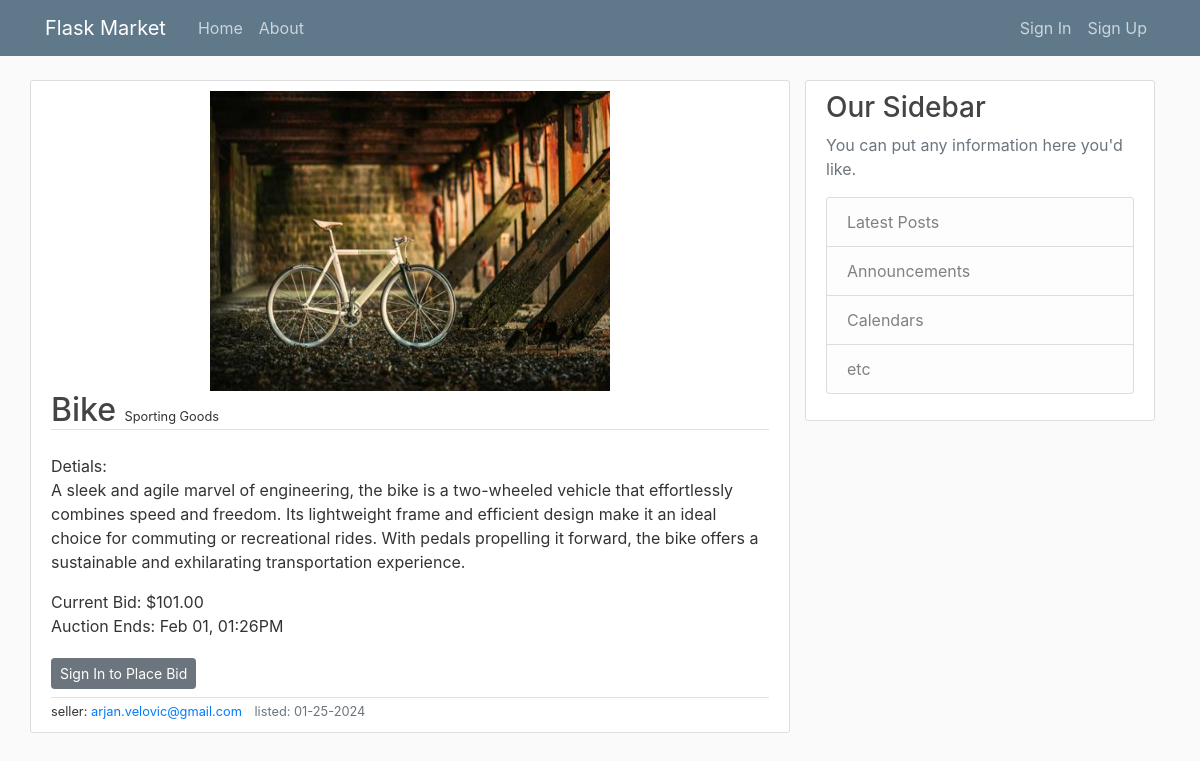
Page /item/1 on the committed database.
### flaskmarket/models.py (models this page shows, shortened)
class Item(db.Model):
    id = db.Column(db.Integer, primary_key=True)
    title = db.Column(db.String(100), nullable=False)
    description = db.Column(db.Text, nullable=False)
    category = db.Column(db.String(100), nullable=False)
    image_file = db.Column(db.String(50), nullable=False, default='default2.jpg')
    price = db.Column(db.Numeric, nullable=False)
    seller = db.Column(db.Integer, db.ForeignKey('user.id'), nullable=False)
    listeddate = db.Column(db.DateTime, nullable=False, default=datetime.utcnow)
    enddate = db.Column(db.DateTime, nullable=False, default=datetime.utcnow)
    hasbuyer = db.Column(db.Boolean, nullable = False, default = False)
    bidinfo = db.relationship('Bid', backref='item', lazy=True)
    watches = db.relationship('Watchlist', backref='item', lazy=True)
    @hybrid_property
    def notactive(self):
        if datetime.utcnow() - timedelta(hours=0) >= self.enddate:
            return True
        else:
            return False

class User(db.Model, UserMixin):
    id = db.Column(db.Integer, primary_key=True)
    firstname = db.Column(db.String(100), nullable=False)
    lastname = db.Column(db.String(100), nullable=False)
    address = db.Column(db.String(200), nullable=False)
    phonenumber = db.Column(db.String(20), nullable=False)
    email = db.Column(db.String(120), unique=True, nullable=False)
    image_file = db.Column(db.String(20), nullable=False, default='default.jpg')
    password = db.Column(db.String(60), nullable=False)
    datecreated = db.Column(db.DateTime, nullable=False, default=datetime.utcnow)
    posts = db.relationship('Item', backref='author', lazy=True)
    bids = db.relationship('Bid', backref='bidder', lazy=True)
    watching = db.relationship('Watchlist', backref='watcher', lazy=True)

### flaskmarket/routes.py (the view, shortened to what this page needs)
@app.route("/item/<int:item_id>", methods=['GET', 'POST'])
def item(item_id):
    item = Item.query.get_or_404(item_id)
    bidform = BidForm()
    watchlistform = WatchlistForm()
    bidform.bidvalue.validators = [NumberRange(min=item.price+1, message='You must beat the current bid by atleast $1')]
    app.logger.info(f'enddate:{item.enddate},timenow:{datetime.utcnow()}, notactive:{item.notactive}')
    return render_template('item.html', item=item, bidform=bidform, watchlistform = watchlistform)

### flaskmarket/templates/item.html (shortened to what this page needs)
{% extends "layout.html" %}
{% block content %}
  <article class="content-section row d-flex justify-content-center">
    <div class="col-12 d-flex justify-content-center">
      <img class="article-img3" src="{{ url_for('static', filename='item_pics/' + item.image_file) }}">
    </div>
    <div class="">
      <div class= "border-bottom">
        <a class="article-title h2" href="{{ url_for('item', item_id=item.id) }}">{{ item.title }}</a>
        {% if item.category != "None" %}
        <small class="ml-1 \text-muted">{{ item.category }}</small>
        {% endif %}
      </div>
      <div class="mt-4">Detials:</div>
      <div class="mb-3">{{ item.description }}</div>
      {% if item.notactive and item.hasbuyer%}
        <div class="">Sold Price: ${{ item.price|round(2) }}</div>
      {% elif item.notactive and item.hasbuyer == False %}
      <div class="">Price: ${{ item.price|round(2) }}</div>
      {% elif item.notactive == False %}
        <div class="">Current Bid: ${{ item.price|round(2) }}</div>
      {% endif %}
      {% if item.notactive%}
        <div class="">Ended: {{ item.enddate.strftime('%h %d, %I:%M%p') }}</div>
      {% else %}
        <div class="">Auction Ends: {{ item.enddate.strftime('%h %d, %I:%M%p') }}</div>
      {% endif %}
      <div class="mt-3 mb-1">
        {% if item.author == current_user %}
          {% if item.notactive%}
            <a class="btn btn-secondary btn-sm mt-1 mb-1" href="{{ url_for('update_item', item_id=item.id) }}">Relist Item</a>
          {% else %}
            {% if item.hasbuyer %}
              <div>
                <small>The listing cannot be updated or deleted once a bid has been made</small>
              </div>
            {% else %}
              <div>
                <a class="btn btn-secondary btn-sm mt-1 mb-1" href="{{ url_for('update_item', item_id=item.id) }}">Update</a>
                <button type="button" class="btn btn-danger btn-sm m-1" data-toggle="modal" data-target="#deleteModal">Delete</button>
              </div>
            {% endif %}
          {% endif %}
        {% else %}
        {% if item.notactive == False %}
          <div>
            <a class="btn btn-secondary btn-sm mt-1 mb-1" href="{{ url_for('signin') }}">Sign In to Place Bid</a>
          </div>
        {% endif %}
        {% endif %}
      </div>
      <div class="border-top">
        <small>seller: <a class="mr-2" href="#">{{ item.author.email }}</a></small>
        <small class="text-muted">listed: {{ item.listeddate.strftime('%m-%d-%Y') }}</small>
      </div>
    </div>
  </article>
{% endblock content %}

### flaskmarket/static/main.css (style rules this page uses)
body { background: #fafafa; color: #333333; margin-top: 5rem; }
.content-section { background: #ffffff; padding: 10px 20px; border: 1px solid #dddddd; border-radius: 3px; margin-bottom: 20px; }
.article-title { color: #444444; }
.article-img3 { height: 300px; width: 400px; }

### rows in the picture
Item: image_file (picture), title "Bike", category "Sporting Goods", description "A sleek and agile marvel of engineering, the bike is a two-wheeled vehicle that effortlessly combines speed and freedom. Its lightweight frame and efficient design make it an ideal choice for commuting or recreational rides. With pedals propelling it forward, the bike offers a sustainable and exhilarating transportation experience.", price "101.00", enddate "Feb 01, 01:26PM", listeddate "01-25-2024"
User: author.email "arjan.velovic@gmail.com"
